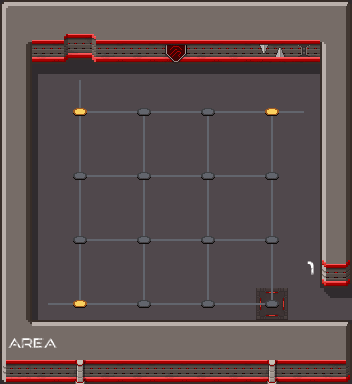

This is a level from a 2D game, rendered from its Tiled map with the project's own tilesets. A one-line summary and the complete map file follow:
An orthogonal 11x12 tile map with 32x32 px tiles, 6 tile layers (floor, sh, wall, p, ...), 2 tilesets.

<map version="1.10" tiledversion="1.10.2" orientation="orthogonal" renderorder="right-down" width="11" height="12" tilewidth="32" tileheight="32" infinite="0" nextlayerid="7" nextobjectid="1">
 <tileset firstgid="1" source="alien_spaceship_tileset2.tsx" />
 <tileset firstgid="241" source="scifi_tileset_01.tsx" />
 <layer id="2" name="floor" width="11" height="12">
  <data encoding="csv">
151,151,151,151,151,151,151,151,151,151,151,
151,151,151,151,151,151,151,151,151,151,151,
151,151,151,151,151,151,151,151,151,151,151,
151,151,151,151,151,151,151,151,151,151,151,
151,151,151,151,151,151,151,151,151,151,151,
151,151,151,151,151,151,151,151,151,151,151,
151,151,151,151,151,151,151,151,151,151,151,
151,151,151,151,151,151,151,151,151,151,151,
151,151,151,151,151,151,151,151,151,151,151,
151,151,151,151,151,151,151,151,183,151,151,
151,151,151,151,151,151,151,151,151,151,151,
151,151,151,151,151,151,151,151,151,151,151
</data>
 </layer>
 <layer id="5" name="sh" width="11" height="12" opacity="0.4">
  <data encoding="csv">
36,36,0,0,0,0,0,0,0,36,36,
0,36,36,0,0,0,0,0,0,0,0,
0,13,22,22,22,22,22,22,22,22,0,
0,43,0,0,0,0,0,0,0,0,0,
0,43,0,0,0,0,0,0,0,0,0,
0,43,0,0,0,0,0,0,0,0,0,
0,43,0,0,0,0,0,0,0,0,0,
0,43,0,0,0,0,0,0,0,0,0,
0,43,0,0,0,0,0,0,0,0,36,
0,43,0,0,0,0,0,0,0,0,24,
0,0,0,0,0,0,0,0,0,0,36,
36,0,0,0,0,0,0,0,0,0,36
</data>
 </layer>
 <layer id="3" name="wall" width="11" height="12">
  <data encoding="csv">
34,53,53,53,53,53,53,53,53,53,32,
63,111,3,111,111,116,111,111,106,104,62,
28,0,0,0,0,0,0,0,0,0,28,
28,0,0,0,0,0,0,0,0,0,28,
28,0,0,0,0,0,0,0,0,0,28,
28,0,0,0,0,0,0,0,0,0,28,
28,0,0,0,0,0,0,0,0,0,28,
28,0,0,0,0,0,0,0,0,0,28,
28,0,0,0,0,0,0,0,0,0,38,
28,0,0,0,0,0,0,0,0,0,0,
72,53,53,53,53,53,53,53,53,53,32,
14,111,105,111,111,111,111,111,105,111,12
</data>
 </layer>
 <layer id="6" name="p" width="11" height="12">
  <data encoding="csv">
0,0,0,0,0,0,0,0,0,0,0,
0,0,0,0,0,0,0,0,0,0,0,
0,0,0,0,0,0,0,0,0,0,0,
0,0,0,0,0,0,0,0,0,0,0,
0,0,0,0,0,0,0,0,0,0,0,
0,0,0,0,0,0,0,0,0,0,0,
0,0,0,0,0,0,0,0,0,0,0,
0,0,0,0,0,0,0,0,0,0,0,
0,0,0,0,0,0,0,0,0,394,0,
0,0,0,0,0,0,0,0,0,0,0,
391,392,0,0,0,0,0,0,0,0,0,
0,0,0,0,0,0,0,0,0,0,0
</data>
 </layer>
 <layer id="4" name="line" width="11" height="12">
  <data encoding="csv">
0,0,0,0,0,0,0,0,0,0,0,
0,0,0,0,0,0,0,0,0,0,0,
0,0,2684354730,0,0,0,0,0,0,0,0,
0,0,2684354719,2684354739,3221225631,2684354739,3221225631,2684354739,3221225631,3221225642,0,
0,0,179,0,179,0,179,0,179,0,0,
0,0,2684354719,2684354739,169,2684354739,169,2684354739,1610612895,0,0,
0,0,179,0,179,0,179,0,179,0,0,
0,0,2684354719,2684354739,169,2684354739,169,2684354739,1610612895,0,0,
0,0,179,0,179,0,179,0,179,0,0,
0,170,159,2684354739,159,2684354739,159,2684354739,1610612896,0,0,
0,0,0,0,0,0,0,0,0,0,0,
0,0,0,0,0,0,0,0,0,0,0
</data>
 </layer>
 <layer id="1" name="point" width="11" height="12">
  <data encoding="csv">
0,0,0,0,0,0,0,0,0,0,0,
0,0,0,0,0,0,0,0,0,0,0,
0,0,0,0,0,0,0,0,0,0,0,
0,0,158,0,168,0,168,0,158,0,0,
0,0,0,0,0,0,0,0,0,0,0,
0,0,168,0,168,0,168,0,168,0,0,
0,0,0,0,0,0,0,0,0,0,0,
0,0,168,0,168,0,168,0,168,0,0,
0,0,0,0,0,0,0,0,0,0,0,
0,0,158,0,168,0,168,0,168,0,0,
0,0,0,0,0,0,0,0,0,0,0,
0,0,0,0,0,0,0,0,0,0,0
</data>
 </layer>
</map>
